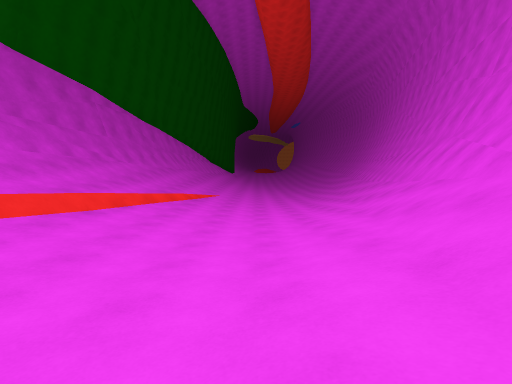
view 1 (above)

16 first-person views from a walk through a 3-D level made in the Unity game engine. The camera is 1.2 m above the floor, tilts 6° down and sees 85° across. The floor is counted in squares, 2 m on a side. Each view is taken from the middle of a square. On the plan, view 1 faces up. The plan holds only what a view shows up to about 9 squares ahead; the rest is blank. The place goes on beyond the plan. The player character is not drawn.

view 2
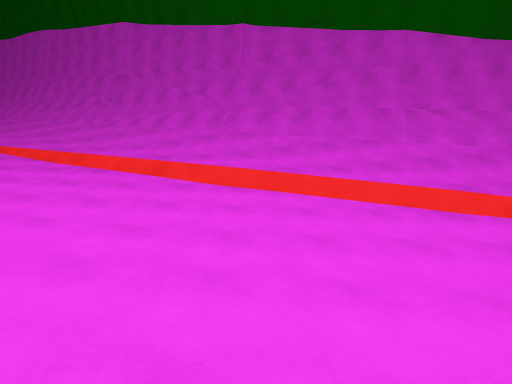

view 3
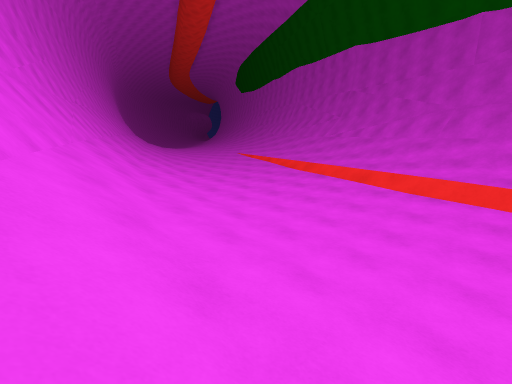

view 4
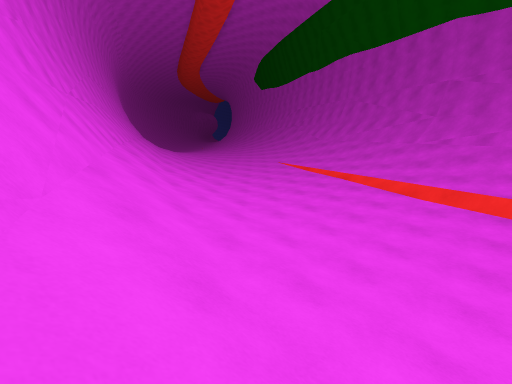

view 5
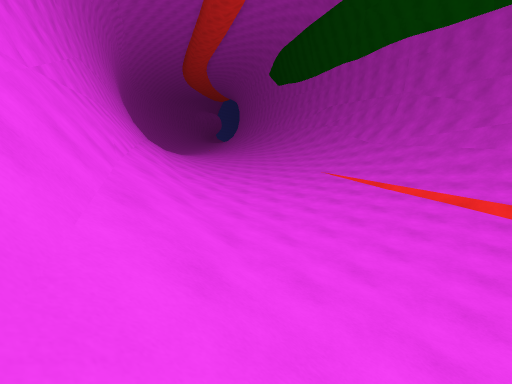

view 6
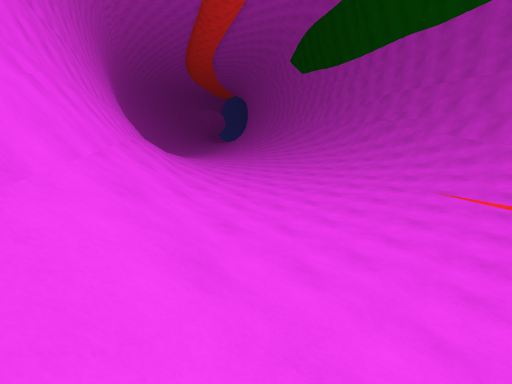

view 7
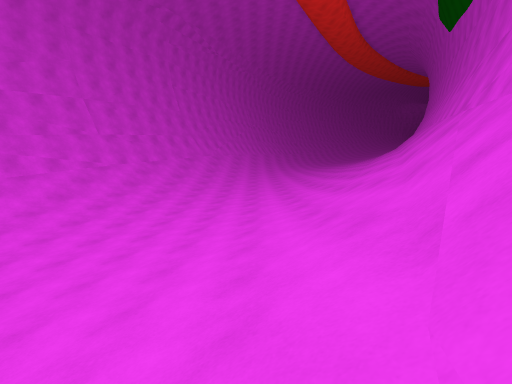

view 8
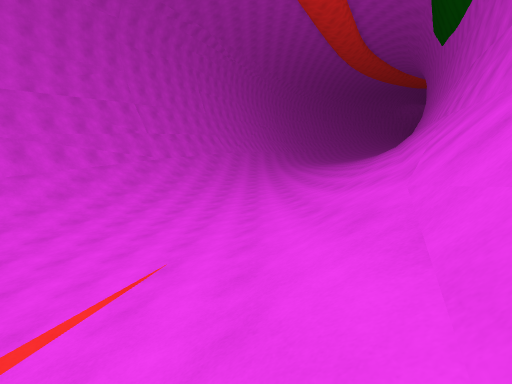

view 9
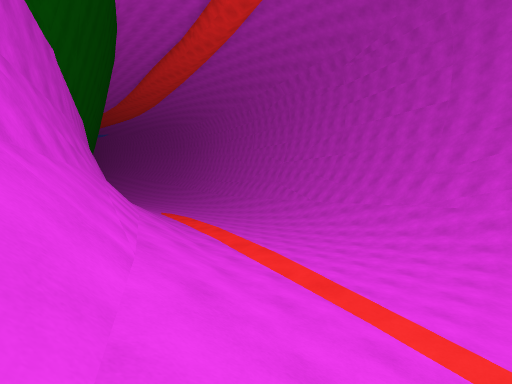

view 10
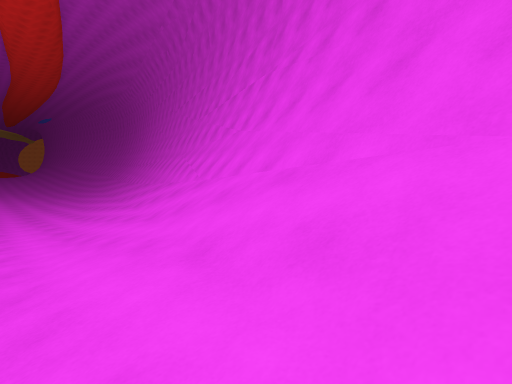

view 11
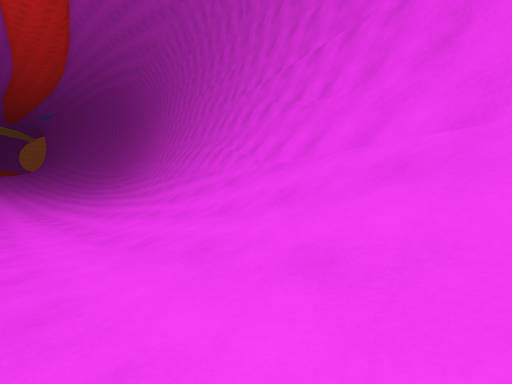

view 12
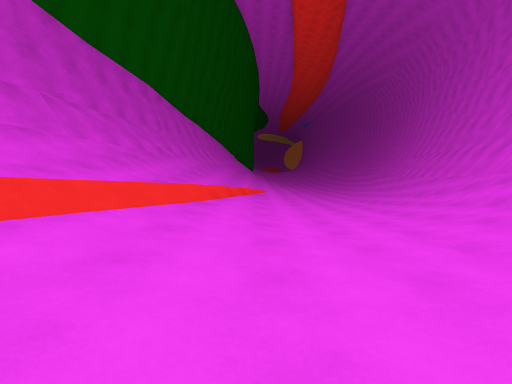

view 13
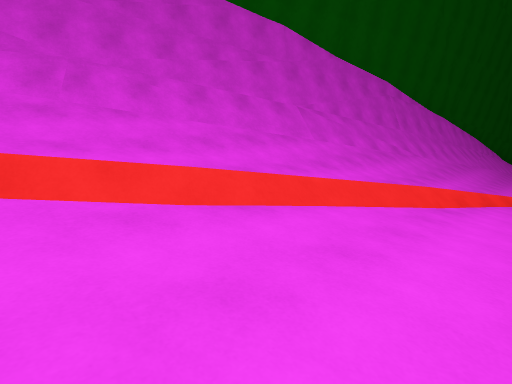

view 14
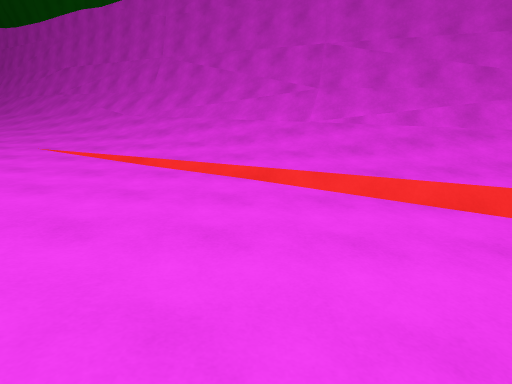

view 15
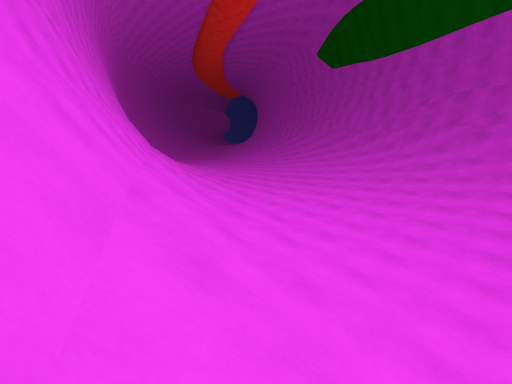

view 16
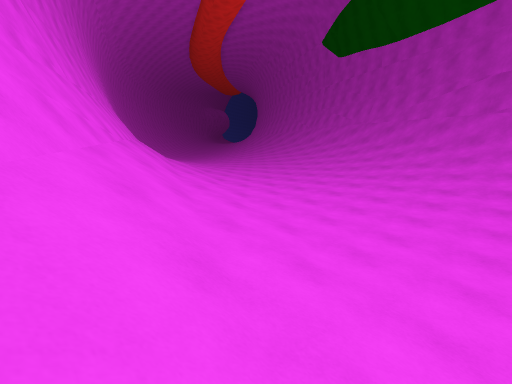

### Floor plan
Key: @ floor where view 1 was taken; # wall or solid block; . main floor; : floor 0.75 m higher than the main floor; - floor 0.75 m lower than the main floor; + floor 1.5 m higher than the main floor; _ floor 1.5 m lower than the main floor; * floor 2.5 m higher than the main floor; % floor 3.25 m higher than the main floor; & floor 4 m higher than the main floor; / step, stairs or slope; = window, fence, low wall or low ledge; ^ raised ledge.
Columns run from 17 left of view 1 to 5 right of it. Each row starts with its distance up from view 1.
  9            ##///____//^
  8            #//-/___///^
  7            #//.-___//##
  6            #///-___//#
  5           ##/.=-__///^
  4           #//./-__//#^
  3           #///.---//##
  2          ##///.---//^
  1          #//:/..-///^
  0         ##///....@/#^
 -1         ##///....//^
 -2         #//+:...///^
 -3        ##///:...//#^
 -4        #////::.///^
 -5       ##//++::://#^
 -6       #////+::://#
 -7      ##//+++++///^
 -8      #///*++++//#^
 -9     ##//**+++///^
-10    ##///**+++//#^
-11    #///%**++///^
-12   ##///%****//#^
-13  ##///%%%**///#
-14  #////%%%%%//#^
-15  #///&%%%%///^
-16  ////&%%%%//#^
-17 #///&&%%%///^

Positions as (right, up) in squares from view 1, and headings:
1: (0, 0), facing up
2: (1, 2), facing left
3: (2, 3), facing down-left
4: (1, -1), facing down-left
5: (0, -4), facing down-left
6: (-2, -8), facing down-left
7: (-11, -8), facing down
8: (-10, -6), facing down
9: (-10, -6), facing up-right
10: (-1, -3), facing up-right
11: (-1, -1), facing up-right
12: (-2, 0), facing up
13: (-2, 0), facing up-left
14: (-3, -5), facing left
15: (-3, -11), facing down-left
16: (-4, -12), facing down-left
